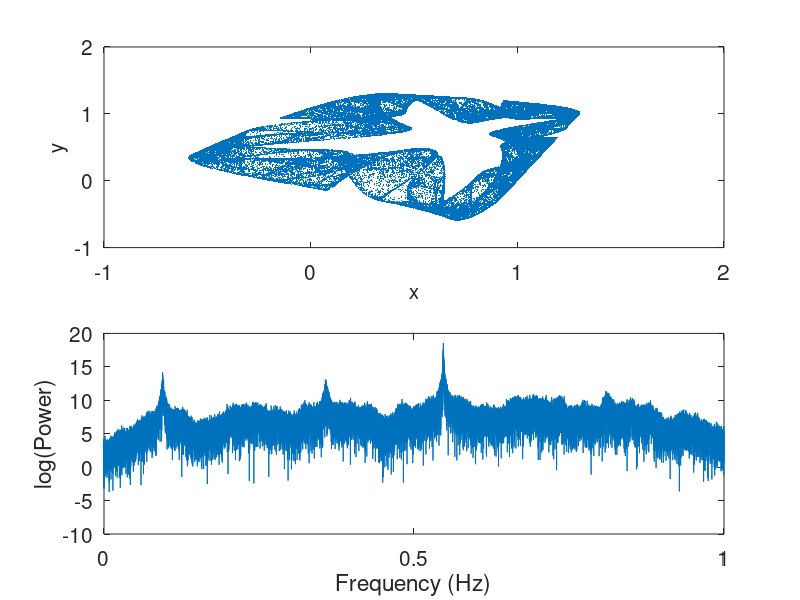

The MATLAB script that drew this image:
% Program_08e - Chaotic attractor and power spectrum.
% Chapter 8 - Image Processing.
% Copyright Springer 2025. Stephen Lynch.

a=1;b=0.3;
N=100000;x=zeros(1,N);y=zeros(1,N);
x(1)=0.1;y(1)=0.1;
for n=1:N
    x(n+1)=1-a*(y(n))^2+b*x(n);
    y(n+1)=x(n);
end 
subplot(2,1,1);
plot(x(10:N),y(10:N),'.','MarkerSize',1);
fsize=15;axis([-1 2 -1 2]);
set(gca,'XTick',-1:1:2,'FontSize',fsize);
set(gca,'YTick',-1:1:2,'FontSize',fsize);
xlabel('x','FontSize',fsize);
ylabel('y','FontSize',fsize);

% Power spectrum (Figure 7.5(f)).
f=-N/2+1:N/2;
freq=f*2/N;
Pow=abs(fft(x,N).^2);
subplot(2,1,2);
plot(freq,log(Pow));
Pmax=20;axis([0 1 -10 Pmax]);
set(gca,'XTick',0:0.5:1,'FontSize',fsize);
set(gca,'YTick',-10:5:20,'FontSize',fsize);
xlabel('Frequency (Hz)');
ylabel('log(Power)');

% End of Program_08e.